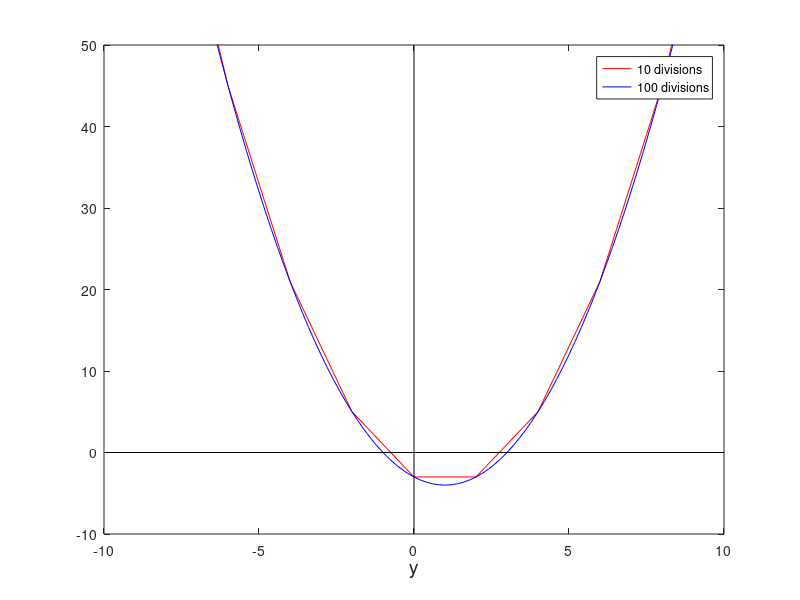
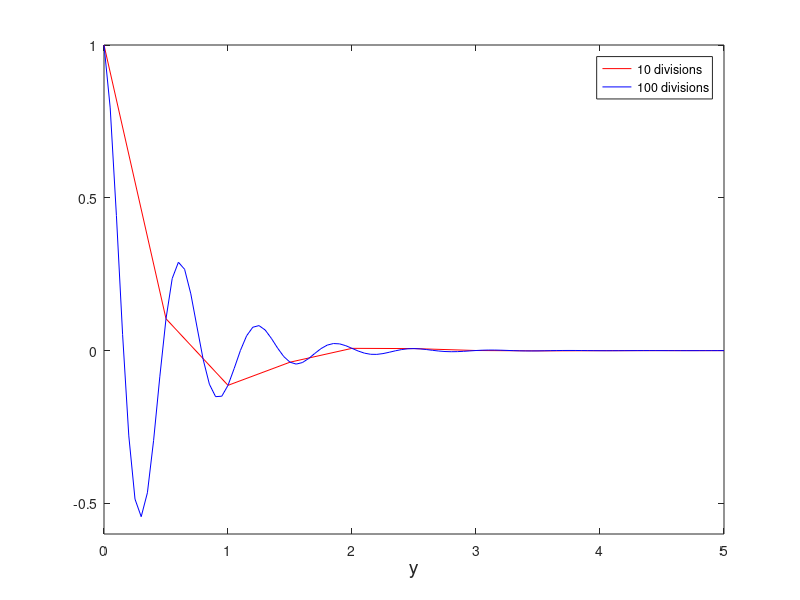
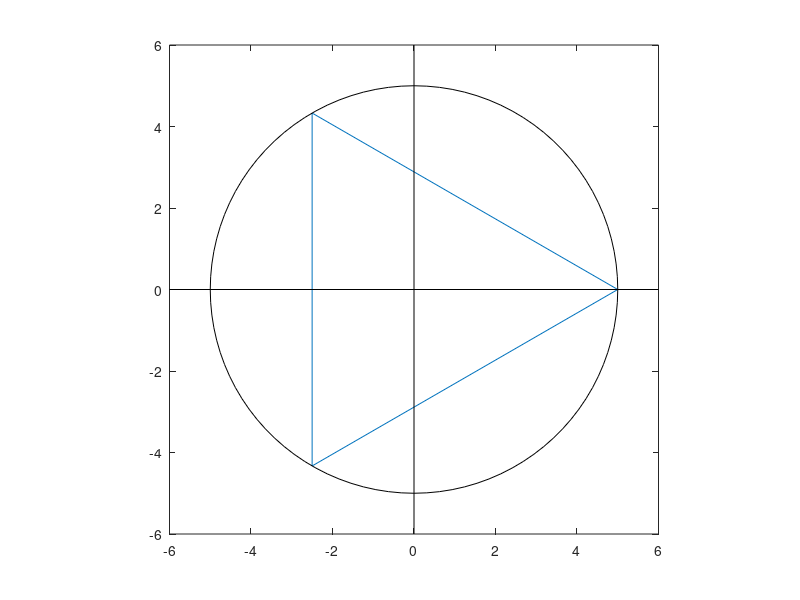

The MATLAB source for these figures, in order:
clear all;
close all;

% (1-i)
x1 = -10:2:10;
x2 = -10:0.2:10;
i1 = length(x1);
for i = 1:i1
	y1(i) = x1(i) ^ 2 - 2 * x1(i) - 3;
end
i2 = length(x2);
for i = 1:i2
	y2(i) = x2(i) ^ 2 - 2 * x2(i) - 3;
end

figure(1);
plot(x1, y1, '-r', x2, y2, '-b'); hold on
plot([-10, 10], [0, 0], 'k'); hold on
plot([0, 0], [-10, 50], 'k'); hold on
axis([-10, 10, -10, 50]);
legend('10 divisions', '100 divisions')
xlabel('x', 'FontSize', 14);
xlabel('y', 'FontSize', 14);

% (1-ii)
x1 = 0:0.5:5;
x2 = 0:0.05:5;
i1 = length(x1);
for i = 1:i1
	y1(i) = exp(-2 * x1(i)) * cos(10 * x1(i));
end
i2 = length(x2);
for i = 1:i2
	y2(i) = exp(-2 * x2(i)) * cos(10 * x2(i));
end

figure(2);
plot(x1, y1, '-r', x2, y2, '-b'); hold on
% plot([0, 5], [0, 0], 'k'); hold on
% plot([0, 0], [-0.6, 1], 'k'); hold on
axis([0, 5, -0.6, 1]);
legend('10 divisions', '100 divisions')
xlabel('x', 'FontSize', 14);
xlabel('y', 'FontSize', 14);

% (2)
angle = 2 * pi / 3;
Ca = cos(angle);
Sa = sin(angle);
R = [Ca, -Sa; Sa, Ca];
P(:, 1) = [5; 0];
P(:, 2) = R * P(:, 1);
P(:, 3) = R * P(:, 2);

dtheta = 2 * pi /100;
theta = 0:dtheta:2 * pi;
x = 5 * cos(theta);
y = 5 * sin(theta);

figure(3);
plot([P(1, :), P(1, 1)], [P(2, :), P(2, 1)]);
axis square; hold on;
plot(x, y, 'k'); hold on
plot([-6, 6], [0, 0], 'k'); hold on
plot([0, 0], [-6, 6], 'k');
axis([-6, 6, -6, 6]);
